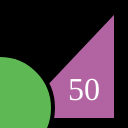
Frame 1 (no input)
Frame 60 (no input): identical to frame 1, image omitted
Frame 120 (the mouse pressed at the canvas centre since frame 60): identical to frame 1, image omitted

The p5.js sketch that drew this single still picture (run headless with seeded random() and noise() and a simulated clock; from frame 60 on, the mouse is pressed at the canvas centre):

// p5.js sketch
// ── sketch.js
function setup() {
  createCanvas(128,128);
}

function draw() {
  background(0);
  strokeWeight(4);
  fill(178, 100, 162);
  triangle(12,120,116,120,116,10);
  fill(94, 185, 84);
  circle(0,108,106,108,100,0);
  fill(254);
  textSize(32);
  textFont("serif");
  text("50", 68, 100);
}
